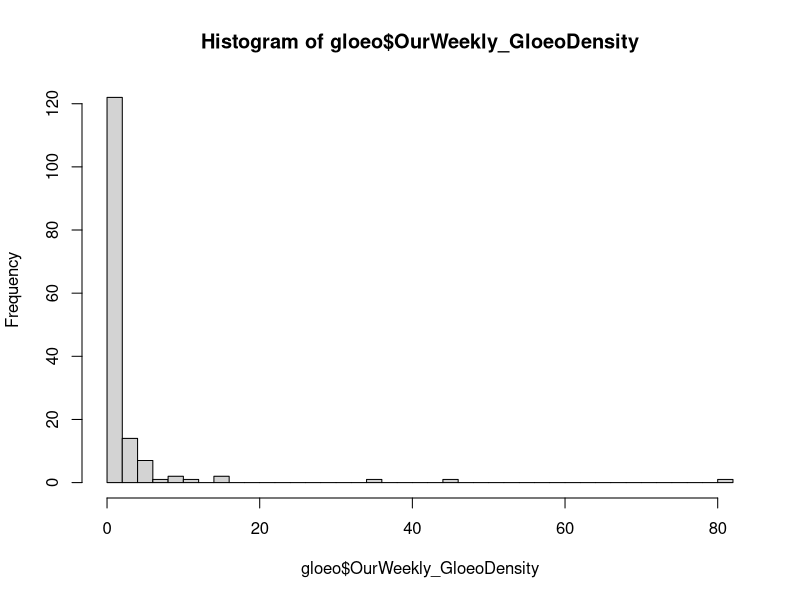
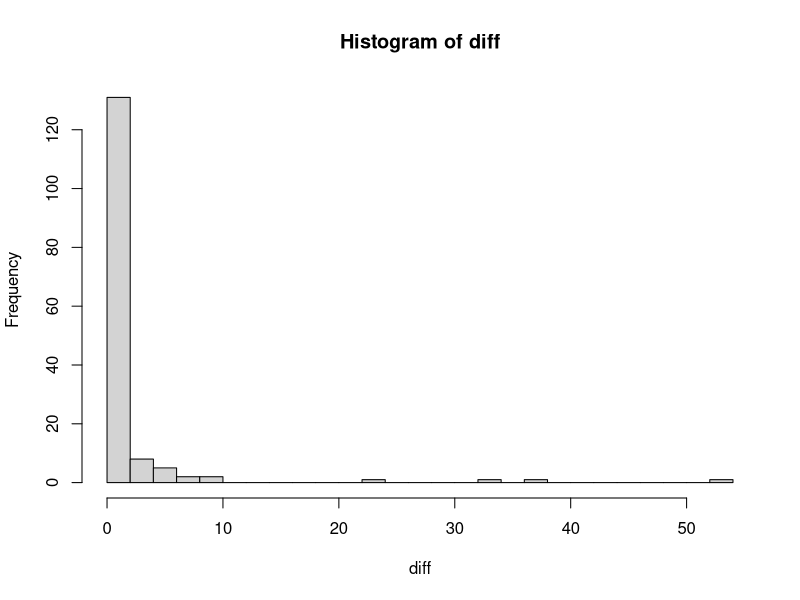

The R script that drew these images, in order:
#developing prior for observational Gloeo error
library(tidyverse)
library(readxl)

#using data from Kathy 01JUL19

gloeo <- read_xlsx("./Datasets/Sunapee/SummarizedData/CompareMidgeDailytoWeeklyGloeoSamples_17April2019.xlsx")

hist(gloeo$OurWeekly_GloeoDensity, breaks = 30)

diff = abs(gloeo$OurWeekly_GloeoDensity - gloeo$MidgeDaily_GloeoDensity)

hist(diff, breaks = 30)

1/(mean(diff, na.rm = TRUE)^2)
#0.519 in log space; using this for prior?
#155.0856 in not-log space
#1.79 in densities

sd(diff, na.rm = TRUE)
#1.006; using this for prior?
#908.4293 in not-log space
#6.23 in densities


1/(mean(diff, na.rm = TRUE)^2)

#instead model this hierarchically and let information from the other
#dataset inform this one, because can't technically develop a prior
#using just the two data points - look at mouse example in hierarchical
#modeling slides


##NO!!!!
#instead calibrate the model on newbury or some other site and then 
#use that as the prior for midge :-)

#using fichter because that converged well
#for tau_obs
#mean = 0.74827
#SD = 0.1392044
#needs to be converted to shape and rate for gamma prior